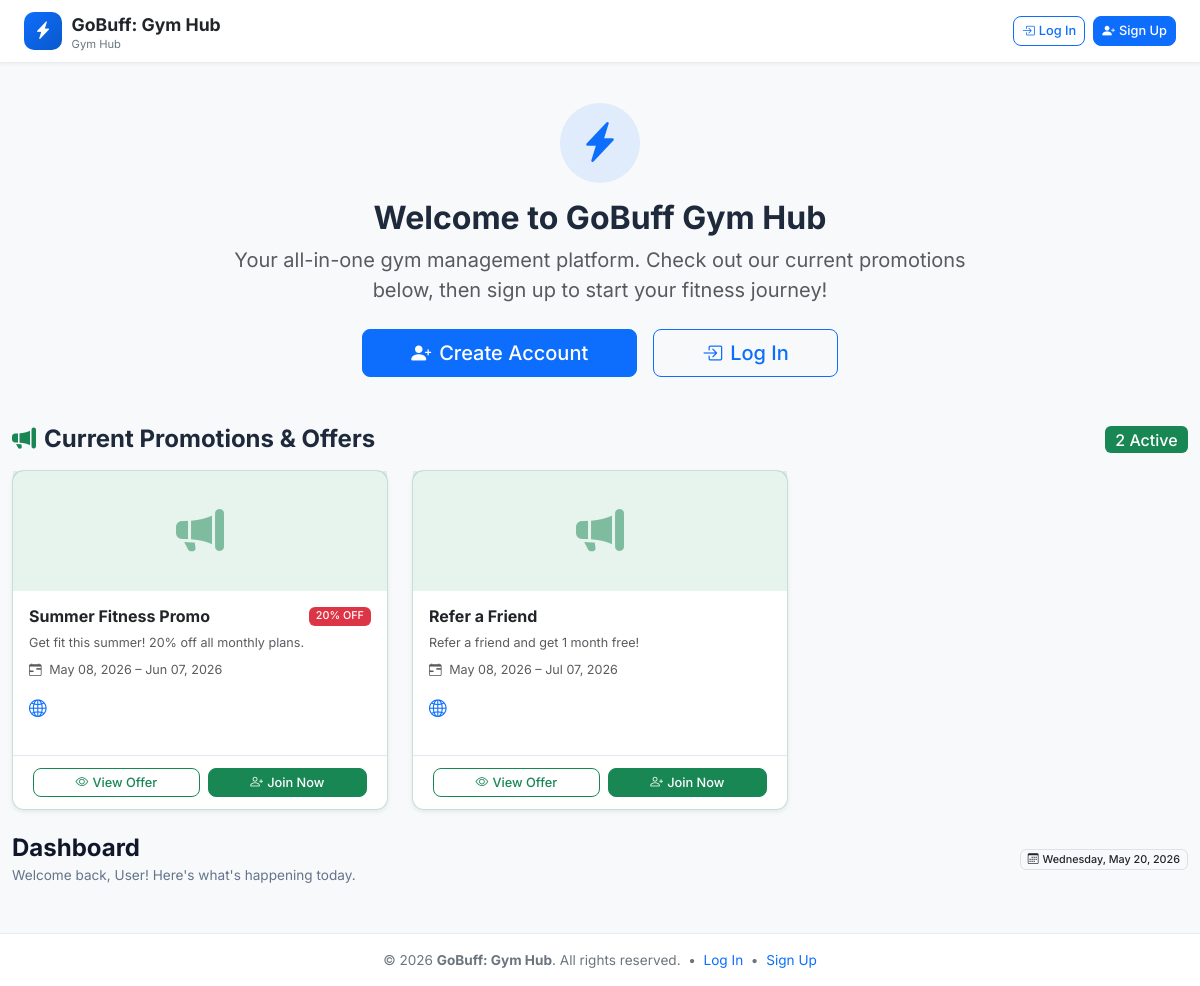
The page / on the database its author committed.
### tables this page shows
CREATE TABLE `campaigns` (
  `id` int(10) UNSIGNED NOT NULL,
  `title` varchar(200) NOT NULL,
  `description` text DEFAULT NULL,
  `target_audience` varchar(200) DEFAULT NULL,
  `start_date` date NOT NULL,
  `end_date` date NOT NULL,
  `budget` decimal(10,2) DEFAULT 0.00,
  `discount_pct` decimal(5,2) DEFAULT 0.00,
  `banner_image` varchar(255) DEFAULT NULL,
  `service_ids` text DEFAULT NULL,
  `platform_website` tinyint(1) NOT NULL DEFAULT 1,
  `platform_facebook` tinyint(1) NOT NULL DEFAULT 0,
  `platform_instagram` tinyint(1) NOT NULL DEFAULT 0,
  `size` varchar(100) DEFAULT NULL,
  `theme` varchar(100) DEFAULT NULL,
  `status` enum('scheduled','active','inactive','completed') DEFAULT 'scheduled',
  `created_by` int(10) UNSIGNED DEFAULT NULL,
  `created_at` timestamp NOT NULL DEFAULT current_timestamp(),
  `updated_at` timestamp NOT NULL DEFAULT current_timestamp() ON UPDATE current_timestamp()
);

### app/core/App.php (called while the page is built, shortened)
<?php
class App
{
    private Router $router;
    public function __construct()
    {
        $this->router = new Router();
    }
    public function run(): void
    {
        require_once APP_PATH . '/helpers/url_helper.php';
        require_once APP_PATH . '/helpers/auth_helper.php';
        require_once APP_PATH . '/helpers/security_helper.php';
        $uri    = $_SERVER['REQUEST_URI'] ?? '/';
        $method = $_SERVER['REQUEST_METHOD'] ?? 'GET';
        $this->router->dispatch($uri, $method);
    }
}

### public/index.php (called while the page is built, shortened)
<?php
require_once dirname(__DIR__) . '/config/config.php';
require_once dirname(__DIR__) . '/config/database.php';
$app = new App();
$app->run();

### app/core/Session.php (called while the page is built, shortened)
<?php
class Session
{
    public function get(string $key, mixed $default = null): mixed
    {
        return $_SESSION[$key] ?? $default;
    }
    public function has(string $key): bool
    {
        return isset($_SESSION[$key]);
    }
}

### app/core/Auth.php (called while the page is built, shortened)
<?php
class Auth
{
    private static Session $session;
    public static function init(Session $session): void
    {
        self::$session = $session;
    }
    public static function check(): bool
    {
        return self::$session->has('user');
    }
    public static function user(): array|null
    {
        return self::$session->get('user');
    }
}

### app/helpers/url_helper.php (called while the page is built, shortened)
<?php
function base_url(string $path = ''): string
{
    return rtrim(APP_URL, '/') . '/' . ltrim($path, '/');
}

### app/core/Model.php (called while the page is built, shortened)
<?php
abstract class Model
{
    protected PDO    $db;
    public function __construct()
    {
        $this->db = Database::getInstance();
    }
    public function query(string $sql, array $params = []): \PDOStatement
    {
        $stmt = $this->db->prepare($sql);
        $stmt->execute($params);
        return $stmt;
    }
}

### app/core/Database.php (called while the page is built, shortened)
<?php
class Database
{
    private static ?PDO $instance = null;
    public static function getInstance(): PDO
    {
        if (self::$instance === null) {
            $dsn = sprintf(
                'mysql:host=%s;port=%s;dbname=%s;charset=%s',
                DB_HOST, DB_PORT, DB_NAME, DB_CHARSET
            );
            $options = [
                PDO::ATTR_ERRMODE            => PDO::ERRMODE_EXCEPTION,
                PDO::ATTR_DEFAULT_FETCH_MODE => PDO::FETCH_ASSOC,
                PDO::ATTR_EMULATE_PREPARES   => false,
                PDO::MYSQL_ATTR_INIT_COMMAND => "SET NAMES utf8mb4 COLLATE utf8mb4_unicode_ci",
            ];
            try {
                self::$instance = new PDO($dsn, DB_USER, DB_PASS, $options);
            } catch (PDOException $e) {
                self::logError($e->getMessage());
                die(json_encode(['error' => 'Database connection failed. Please try again later.']));
            }
        }
        return self::$instance;
    }
}

### app/models/Campaign.php (called while the page is built, shortened)
<?php
class Campaign extends Model
{
    public function getActiveCampaigns(): array
    {
        return $this->query(
            "SELECT * FROM campaigns WHERE status = 'active'
               AND start_date <= CURDATE() AND end_date >= CURDATE()
             ORDER BY start_date ASC"
        )->fetchAll();
    }
}

### config/config.php (called while the page is built, shortened)
<?php
spl_autoload_register(function ($class) {
    $paths = [
        APP_PATH . '/core/',
        APP_PATH . '/controllers/',
        APP_PATH . '/models/',
        APP_PATH . '/middleware/',
        APP_PATH . '/services/',
    ];
    foreach ($paths as $path) {
        $file = $path . $class . '.php';
        if (file_exists($file)) {
            return;
        }
    }
});

### app/helpers/security_helper.php (called while the page is built, shortened)
<?php
function e(string|null $value): string
{
    return htmlspecialchars((string)($value ?? ''), ENT_QUOTES | ENT_HTML5, 'UTF-8');
}
function format_date(string|null $date, string $format = 'M d, Y'): string
{
    return date($format, strtotime($date));
}

### app/helpers/auth_helper.php (called while the page is built, shortened)
<?php
function auth_user(): array|null
{
    return Auth::user();
}

### app/views/dashboard/index.php (the view, shortened to what this page needs)
<div class="container-fluid py-4">
    <?php if (!Auth::check()): ?>
    <div class="row justify-content-center mb-5">
        <div class="col-lg-8 text-center">
            <div class="bg-primary bg-opacity-10 rounded-circle d-inline-flex align-items-center justify-content-center mb-3"
                 style="width:80px;height:80px">
                <i class="bi bi-lightning-charge-fill text-primary fs-1"></i>
            </div>
            <h2 class="fw-bold mb-2">Welcome to GoBuff Gym Hub</h2>
            <p class="text-muted mb-4 fs-5">Your all-in-one gym management platform. Check out our current promotions below, then sign up to start your fitness journey!</p>
            <div class="d-flex gap-3 justify-content-center flex-wrap">
                <a href="<?= base_url('/register') ?>" class="btn btn-primary btn-lg px-5">
                    <i class="bi bi-person-plus-fill me-2"></i>Create Account
                </a>
                <a href="<?= base_url('/login') ?>" class="btn btn-outline-primary btn-lg px-5">
                    <i class="bi bi-box-arrow-in-right me-2"></i>Log In
                </a>
            </div>
        </div>
    </div>
    <?php if (!empty($active_campaigns)): ?>
    <div class="mb-4">
        <div class="d-flex align-items-center justify-content-between mb-3">
            <h4 class="fw-bold mb-0"><i class="bi bi-megaphone-fill me-2 text-success"></i>Current Promotions &amp; Offers</h4>
            <span class="badge bg-success fs-6"><?= count($active_campaigns) ?> Active</span>
        </div>
        <div class="row g-4">
            <?php foreach ($active_campaigns as $campaign): ?>
            <div class="col-md-6 col-lg-4">
                <div class="card h-100 shadow-sm campaign-card border-success border-opacity-25">
                    <?php if (!empty($campaign['banner_image'])): ?>
                    <img src="<?= asset('uploads/campaigns/' . $campaign['banner_image']) ?>"
                         class="card-img-top" style="height:160px;object-fit:cover"
                         alt="<?= e($campaign['title']) ?>">
                    <?php else: ?>
                    <div class="d-flex align-items-center justify-content-center bg-success bg-opacity-10"
                         style="height:120px">
                        <i class="bi bi-megaphone-fill text-success" style="font-size:3rem;opacity:.5"></i>
                    </div>
                    <?php endif; ?>
                    <div class="card-body">
                        <div class="d-flex justify-content-between align-items-start mb-2">
                            <h6 class="fw-bold mb-0"><?= e($campaign['title']) ?></h6>
                            <?php if ($campaign['discount_pct'] > 0): ?>
                            <span class="badge bg-danger ms-2 text-nowrap"><?= number_format($campaign['discount_pct'], 0) ?>% OFF</span>
                            <?php endif; ?>
                        </div>
                        <?php if (!empty($campaign['description'])): ?>
                        <p class="text-muted small mb-2"><?= e(mb_strimwidth($campaign['description'], 0, 100, '…')) ?></p>
                        <?php endif; ?>
                        <div class="text-muted small mb-3">
                            <i class="bi bi-calendar-range me-1"></i>
                            <?= format_date($campaign['start_date']) ?> &ndash; <?= format_date($campaign['end_date']) ?>
                        </div>
                        <div class="d-flex gap-2 mb-3">
                            <?php if ($campaign['platform_website'] ?? 1): ?>
                            <i class="bi bi-globe2 text-primary" title="Website" style="font-size:1.1rem"></i>
                            <?php endif; ?>
                        </div>
                    </div>
                    <div class="card-footer bg-transparent d-flex gap-2">
                        <a href="<?= base_url('/campaigns/' . $campaign['id']) ?>" class="btn btn-outline-success btn-sm flex-fill">
                            <i class="bi bi-eye me-1"></i>View Offer
                        </a>
                        <a href="<?= base_url('/register') ?>" class="btn btn-success btn-sm flex-fill">
                            <i class="bi bi-person-plus me-1"></i>Join Now
                        </a>
                    </div>
                </div>
            </div>
            <?php endforeach; ?>
        </div>
    </div>
    <?php endif; ?>
    <?php endif; ?>
    <div class="page-header mb-4">
        <div>
            <h2 class="page-title">Dashboard</h2>
            <p class="page-subtitle">Welcome back, <?= e(auth_user()['name'] ?? 'User') ?>! Here's what's happening today.</p>
        </div>
        <div class="page-actions">
            <span class="badge bg-light text-dark border">
                <i class="bi bi-calendar3 me-1"></i><?= date('l, F j, Y') ?>
            </span>
        </div>
    </div>
</div>

### app/core/Router.php (shortened to what this page needs)
<?php
class Router
{
    private array $routes = [];
    private function addRoute(string $method, string $path, string $handler, string $name): void
    {
        $pattern = $this->pathToRegex($path);
        $this->routes[] = [
            'method'  => $method,
            'path'    => $path,
            'pattern' => $pattern,
            'handler' => $handler,
        ];
    }
    private function pathToRegex(string $path): string
    {
        $pattern = preg_replace('/\{([a-zA-Z_]+)\}/', '(?P<$1>[^/]+)', $path);
        return '#^' . $pattern . '$#';
    }
    public function dispatch(string $uri, string $method): void
    {
        $uri = strtok($uri, '?');
        $uri = '/' . ltrim($uri, '/');
        foreach ($this->routes as $route) {
            $methods = explode('|', $route['method']);
            if (!in_array($method, $methods)) continue;
            if (preg_match($route['pattern'], $uri, $matches)) {
                $params = array_filter($matches, 'is_string', ARRAY_FILTER_USE_KEY);
                $this->callHandler($route['handler'], $params);
                return;
            }
        }
    }
    private function callHandler(string $handler, array $params): void
    {
        [$controllerName, $method] = explode('@', $handler);
        $controller = new $controllerName();
        call_user_func_array([$controller, $method], $params);
    }
}

### rows shown on the page
campaigns: title "Summer Fitness Promo", discount_pct "20", description "Get fit this summer! 20% off all monthly plans.", start_date "May 08, 2026", end_date "Jun 07, 2026", platform_website 1 (drawn)
campaigns: title "Refer a Friend", description "Refer a friend and get 1 month free!", start_date "May 08, 2026", end_date "Jul 07, 2026", platform_website 1 (drawn)
